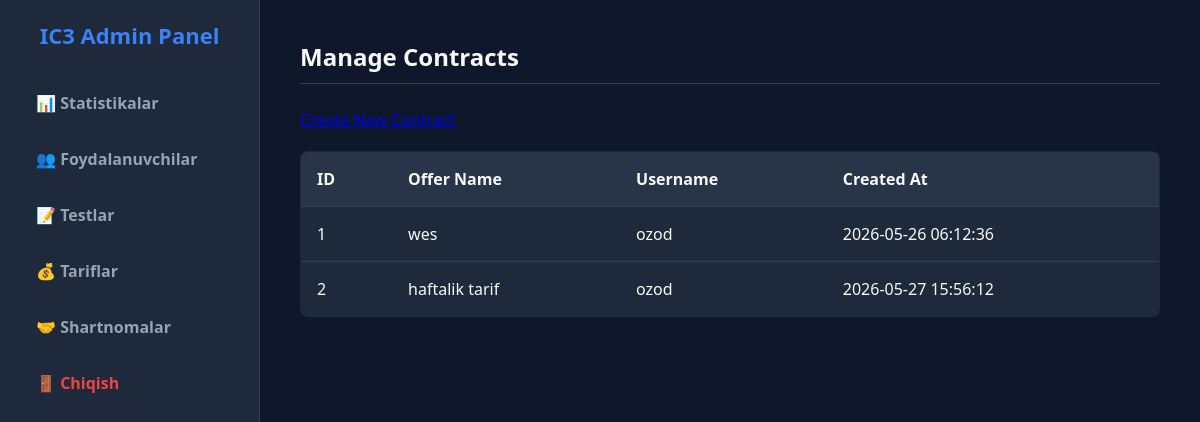
Page /admin/contracts (signed in) on the committed database.
### tables this page shows
CREATE TABLE contracts (
    id INTEGER PRIMARY KEY AUTOINCREMENT,
    user_id INTEGER NOT NULL,
    offer_id INTEGER NOT NULL,
    contract_date TIMESTAMP DEFAULT CURRENT_TIMESTAMP,

    FOREIGN KEY (user_id)
        REFERENCES users(id)
        ON DELETE CASCADE,

    FOREIGN KEY (offer_id)
        REFERENCES offers(id)
        ON DELETE CASCADE
);

CREATE TABLE offers (
    id INTEGER PRIMARY KEY AUTOINCREMENT,
    offer_name TEXT NOT NULL,
    offer_time INTEGER NOT NULL,
    price REAL NOT NULL,
    discount REAL DEFAULT 0
);

CREATE TABLE users (
    id INTEGER PRIMARY KEY AUTOINCREMENT,
    username TEXT NOT NULL UNIQUE,
    tg_id integer,
    password_hash TEXT NOT NULL,
    role TEXT NOT NULL CHECK(role IN ('admin', 'user')),
    created_at TIMESTAMP DEFAULT CURRENT_TIMESTAMP
);

### routes/admin.py (the view)
@bp.route("/contracts")
def contracts():
    check = login_required()
    if check: return check
    with sqlite3.connect("database.db") as conn:
        c = conn.cursor()
        c.execute("""
            SELECT c.id, o.offer_name, u.username, c.contract_date
            FROM contracts c
            JOIN offers o ON c.offer_id = o.id
            JOIN users u ON c.user_id = u.id
        """)
        contracts = c.fetchall()
    return render_template("admin/contracts.html", contracts=contracts)

### routes/admin.py (called while the page is built)
def login_required():
    if "user_id" not in session:
        return redirect("/auth/login")
    if session.get("role") != "admin":
        return redirect("/dashboard")

### templates/admin/contracts.html (shortened to what this page needs)
{%
    extends "admin/admin_base.html" %}
{% block content %}
    <h3>Manage Contracts</h3>
    <a href="/admin/contracts/create">Create New Contract</a>
    <table>
        <thead>
            <tr>
                <th>ID</th>
                <th>Offer Name</th>
                <th>Username</th>
                <th>Created At</th>
            </tr>
        </thead>
        <tbody>
            {% for contract in contracts %}
            <tr>
                <td>{{ contract[0] }}</td>
                <td>{{ contract[1] }}</td>
                <td>{{ contract[2] }}</td>
                <td>{{ contract[3] }}</td>
            </tr>
            {% endfor %}
        </tbody>
    </table>
{% endblock %}

### static/css/admin.css (style rules this page uses)
:root { --bg-color: #0f172a; --card-bg: #1e293b; --border-color: #334155; --text-primary: #f8fafc; --text-secondary: #94a3b8; --accent-color: #3b82f6; --accent-hover: #2563eb; --danger-color: #ef4444; --success-color: #10b981; }
body { margin: 0; font-family: 'Segoe UI', Tahoma, Geneva, Verdana, sans-serif; background-color: var(--bg-color); color: var(--text-primary); display: flex; min-height: 100vh; }
.main-content h3 { font-size: 24px; margin-top: 0; margin-bottom: 25px; border-bottom: 1px solid var(--border-color); padding-bottom: 10px; }
table { width: 100%; border-collapse: collapse; background-color: var(--card-bg); border: 1px solid var(--border-color); border-radius: 8px; overflow: hidden; margin-top: 20px; }
th, td { padding: 16px; text-align: left; border-bottom: 1px solid var(--border-color); }
th { background-color: rgba(51, 65, 85, 0.5); color: var(--text-primary); font-weight: 600; }

### rows in the picture
contracts: id "1", offer_name "wes", username "ozod", contract_date "2026-05-26 06:12:36"
contracts: id "2", offer_name "haftalik tarif", username "ozod", contract_date "2026-05-27 15:56:12"
